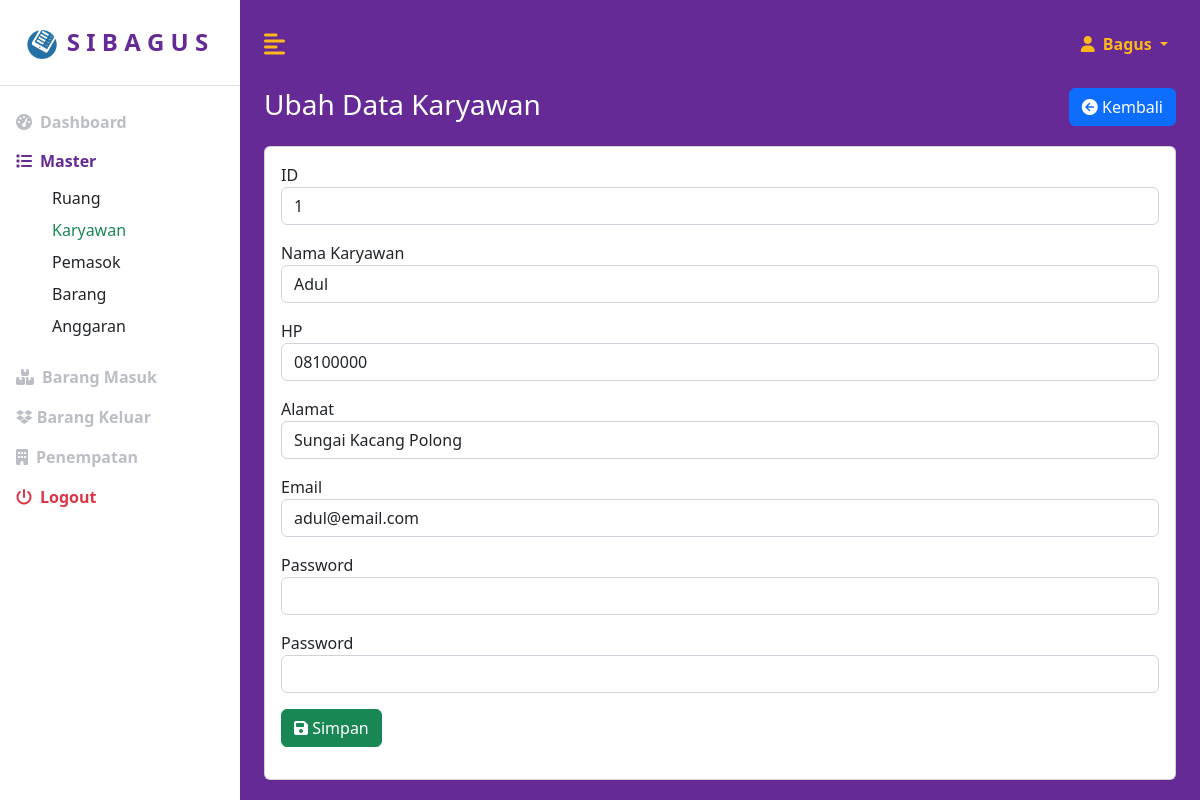
/index.php?page=karyawanubah&id=1 (signed in), run on the app's committed database.
### tables this page shows
CREATE TABLE `karyawan` (
  `id` int(11) NOT NULL,
  `nama_karyawan` varchar(255) NOT NULL,
  `nomor_hp` varchar(255) NOT NULL,
  `alamat` varchar(255) NOT NULL,
  `email` varchar(255) NOT NULL,
  `password` varchar(255) NOT NULL,
  `level` varchar(255) NOT NULL
);

### pages/karyawan/karyawanubah.php (the view, shortened to what this page needs)
<div id="atas" class="row mb-3">
    <div class="col">
        <div class="row">
            <div class="col-md-6">
                <h3>Ubah Data Karyawan</h3>
            </div>
            <div class="col-md-6">
                <a href="?page=karyawandata" class="btn btn-primary float-end">
                    <i class="fa fa-arrow-circle-left"></i> Kembali
                </a>
            </div>
        </div>
    </div>
</div>
        <?php
        $id = $_GET['id'];
        $selectSQL = "SELECT * FROM karyawan WHERE id=$id";
        $result = mysqli_query($koneksi, $selectSQL);
        if (!$result || mysqli_num_rows($result) == 0) {
            echo "<meta http-equiv='refresh' content='0;url=?page=karyawandata'>";
        } else {
            $row = mysqli_fetch_assoc($result);
        }
        ?>
<div id="bawah" class="row">
    <div class="col">
        <div class="card px-3 py-3">
            <form action="" method="post">
                <div class="mb-3">
                    <label for="id">ID</label>
                    <input type="text" class="form-control" name="id" value="<?= $row['id'] ?>" readonly>
                </div>
                <div class="mb-3">
                    <label for="nama_karyawan">Nama Karyawan</label>
                    <input type="text" class="form-control" name="nama_karyawan" value="<?= $row['nama_karyawan'] ?>" required>
                </div>
                <div class="mb-3">
                    <label for="nomor_hp">HP</label>
                    <input type="text" class="form-control" name="nomor_hp" value="<?= $row['nomor_hp'] ?>" required>
                </div>
                <div class="mb-3">
                    <label for="alamat">Alamat</label>
                    <input type="text" class="form-control" name="alamat" value="<?= $row['alamat'] ?>" required>
                </div>
                <div class="mb-3">
                    <label for="email">Email</label>
                    <input type="text" class="form-control" name="email" value="<?= $row['email'] ?>" required>
                </div>
                <div class="mb-3">
                    <label for="password">Password</label>
                    <input type="password" class="form-control" name="password">
                </div>
                <div class="mb-3">
                    <label for="password">Password</label>
                    <input type="password" class="form-control" name="password_ulangi">
                </div>
                <div class="col mb-3">
                    <button class="btn btn-success" type="submit" name="simpan_button">
                        <i class="fas fa-save"></i>
                        Simpan
                    </button>
                </div>
            </form>
        </div>
    </div>
</div>

### assets/css/custom.css (style rules this page uses)
:root { --main-bg-color: #009d63; --main-text-color: #009d63; --second-text-color: #bbbec5; --second-bg-color: #c1efde; --ungu: rgb(101, 42, 149); --oren: rgb(255, 184, 26); --hijo: rgb(100, 164, 65); }
h3 { color: white; }
body { min-height: 100vh; min-height: -webkit-fill-available; }
html { height: -webkit-fill-available; }

### data on the page
karyawan: id "1", nama_karyawan "Adul", nomor_hp "08100000", alamat "Sungai Kacang Polong", email "adul@email.com"

### other printed values
$_SESSION["nama_karyawan"] "Bagus"
